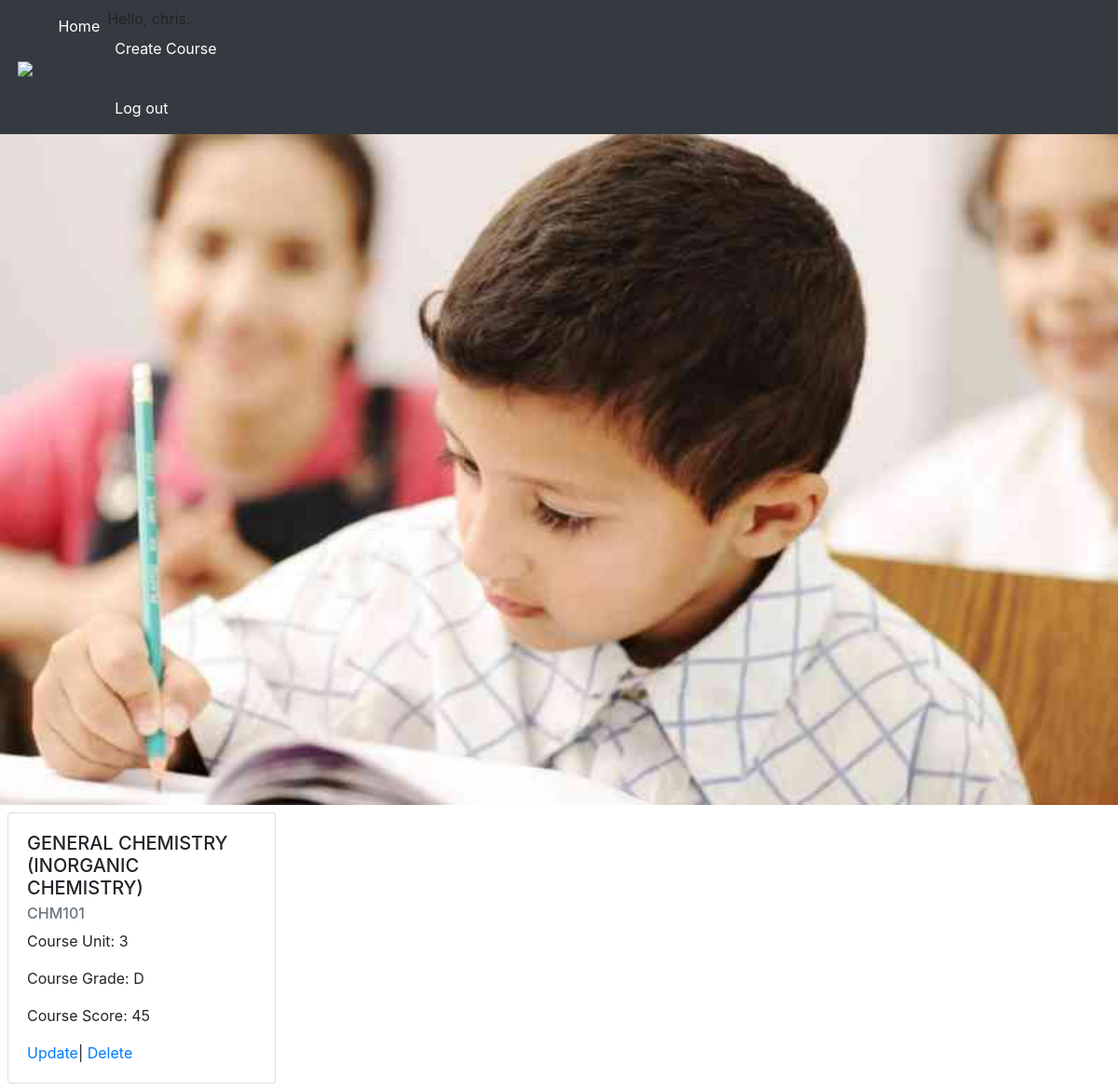
/level/courses/1 (signed in), run on the app's committed database.
### stud/models.py (models this page shows, shortened)
class Course(models.Model):
  SEMESTER_CHOICES = (
    ('1ST', 'First Semester'),
    ('2ND', 'Second Semester'),
    )
  LEVEL_CHOICES = (
    ('100', '100 Level'),
    ('200', '200 Level'),
    ('300', '300 Level'),
    ('400', '400 Level'),
    ('500', '500 Level'),
    ('600', '600 Level'),
    )
  GRADE_CHOICES = (
    (5, 'A'),
    (4, 'B'),
    (3, 'C'),
    (2, 'D'),
    (1, 'E'),
    (0, 'F'),
    )
  title = models.CharField(max_length = 200)
  semester = models.CharField(max_length = 4, choices = SEMESTER_CHOICES)
  level = models.CharField(max_length = 4, choices = LEVEL_CHOICES)
  grade = models.IntegerField(choices = GRADE_CHOICES)
  score = models.IntegerField()
  unit = models.IntegerField(null=True)
  course_code = models.CharField(max_length=7, null=True)
  user = models.ForeignKey(User, blank=True, null=True, on_delete=models.CASCADE)
  class Meta:
    ordering = ('level',)

### stud/views.py (the view)
# urls.py: path('level/courses/<int:pk>', CourseDetail.as_view(), name='course-detail'),
class CourseDetail(DetailView):
  model = Course
  context_object_name = 'course'
  def get_queryset(self):
    return Course.objects.filter()

### stud/templates/stud/course_detail.html
{% extends 'base.html'%}
{% block content %}
<div class="card" style="width: 18rem;">
  <div class="card-body">
    <h5 class="card-title">{{course.title}}</h5>
    <h6 class="card-subtitle mb-2 text-muted">{{course.course_code}}</h6>
    <p class="card-text">Course Unit: {{course.unit}}</p>
    <p class="card-text">Course Grade: {{course.get_grade_display}}</p>
    <p class="card-text">Course Score: {{course.score}}</p>
    <a href="{% url 'edit' course.id %}">Update</a>|
    <a href="{% url 'delete' course.id %}">Delete</a>
  </div>
</div>
{% endblock content %}

### studproject/templates/base.html (shortened to what this page needs)
{% load static %}
<!doctype html>
<html lang="en">
  <head>
    <link rel="stylesheet" href="https://stackpath.bootstrapcdn.com/bootstrap/4.5.0/css/bootstrap.min.css">
  </head>
  <body>
    <header>
      <div>
      <nav class="navbar navbar-expand-lg navbar-dark bg-dark">
        <a class="navbar-brand" href="{% url 'index' %}"> <img id="logo" src="{% static 'logo.png' %}"></a>
        <div class="collapse navbar-collapse" id="navbarNav">
          <ul class="navbar-nav">
            <li class="nav-item active">
              <a class="nav-link" href="{% url 'index' %}">Home <span class="sr-only">(current)</span></a>
            </li>
            <li class="nav-item active">
              {% if user.is_authenticated %}
                Hello, {{ user.username }}.
                <a class="nav-link" href="{% url 'create' %}">Create Course</a> <br>
                <a class="nav-link" href="{% url 'logout' %}?next=/">Log out</a>
              {% else %}
                Not logged in <a class="nav-link" href="{% url 'login' %}?next=/">Log in</a>
              {% endif %}
            </li>
          </ul>
        </div>
      </nav>
      <div id="carouselExampleSlidesOnly" class="carousel slide" data-ride="carousel">
        <div class="carousel-inner">
          <div class="carousel-item active">
              <img id="1" src="{% static 'img1.png' %}" class="d-block w-100" alt="...">
          </div>
        </div>
      </div>
    </header>
    <div class="content">
    {% block content %}{% endblock content %}
    </div>
  </body>
</html>

### studproject/templates/base.html (style rules this page uses)
#logo { width: 2rem; padding: 0.2rem; }
.content { padding: 0.5rem; }

### data on the page
Course: title "GENERAL CHEMISTRY (INORGANIC CHEMISTRY)", course_code "CHM101", unit "3", grade "D", score "45"

### other printed values
{{ user.username }} "chris"
